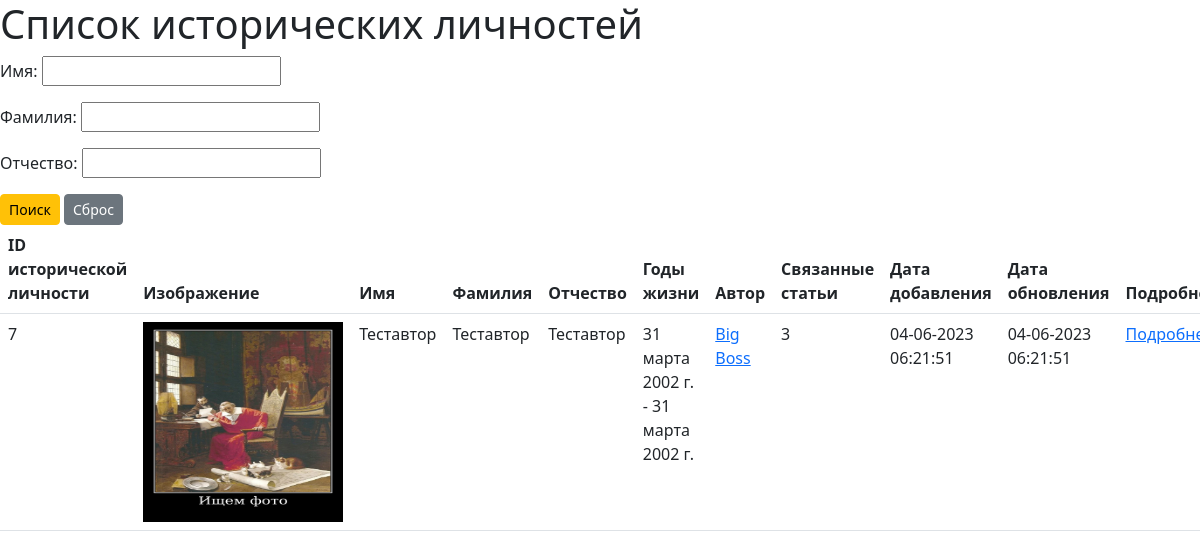
The app's page /persons/ with its own data.
### core/models.py (models this page shows, shortened)
class Person(models.Model):
    surname = models.CharField(max_length=255, verbose_name='Фамилия', )
    name = models.CharField(max_length=255, verbose_name='Имя', )
    patronymic = models.CharField(max_length=255, verbose_name='Отчество', blank=True, )
    birthday = models.DateField(verbose_name='Дата рождения', null=True, )
    deathday = models.DateField(verbose_name='Дата смерти', blank=True, null=True)
    photo = models.ImageField(upload_to='photos/%Y/%m/%d/', verbose_name='Фотография личности', blank=True, )
    bio = models.TextField(verbose_name='Текст биографии', blank=True, )
    time_publish = models.DateTimeField(auto_now_add=True, verbose_name='Дата публикации', null=True, )
    time_update = models.DateTimeField(auto_now=True, verbose_name='Дата обновления', null=True, )
    author = models.ForeignKey("Profile", on_delete=models.CASCADE, verbose_name='Автор личности',
                               related_name='person_profiles', null=True)
    class Meta:
        ordering = ["surname"]
        verbose_name = "Историческая личность"

class Profile(models.Model):
    user = models.OneToOneField(User, on_delete=models.CASCADE, null=True, verbose_name='Пользователь', )
    nickname = models.CharField(max_length=255, verbose_name='Никнейм профиля', blank=True, )
    status = models.TextField(verbose_name='Статус профиля', blank=True, )
    profile_photo = models.ImageField(upload_to='photos/profile_pic/%Y/%m/%d/', verbose_name='Фото профиля', blank=True,
                                      null=True, )
    def __str__(self):
        return f"{self.nickname}"
    class Meta:
        verbose_name = "Профиль"

### core/views.py (the view)
# urls.py: path('persons/', views.PersonList.as_view(), name='persons'),
class PersonList(TitleMixin, ListView):
    model = models.Person
    template_name = 'core/person_list.html'
    context_object_name = 'persons'
    title = 'Список личностей'
    def get_filters(self):
        return filters.PersonSearch(self.request.GET)
    def get_queryset(self):
        return self.get_filters().qs
    def get_context_data(self, **kwargs):
        context = super().get_context_data(**kwargs)
        context['filter'] = self.get_filters()
        return context

### core/datatools/index.py (called while the page is built)
    def get_title(self):
        return self.title

    def get_context_data(self, **kwargs):
        context = super().get_context_data(**kwargs)
        context["title"] = self.get_title()
        return context

### core/templates/core/person_list.html (shortened to what this page needs)
{% extends 'core/base.html' %}
{% load static %}
{% block content %}
        <h1>Список исторических личностей</h1>
        <form method="GET">
            {{ filter.form.as_p }}
            <button class="btn btn-warning btn-sm" type="submit" role="button">Поиск</button>
            <a class="btn btn-secondary btn-sm" href="{% url 'core:persons' %}" role="button">Сброс</a>
        </form>
        <table class="table">
            <thead>
            <tr>
                <th scope="col">ID исторической личности</th>
                <th scope="col">Изображение</th>
                <th scope="col">Имя</th>
                <th scope="col">Фамилия</th>
                <th scope="col">Отчество</th>
                <th scope="col">Годы жизни</th>
                <th scope="col">Автор</th>
                <th scope="col">Связанные статьи</th>
                <th scope="col">Дата добавления</th>
                <th scope="col">Дата обновления</th>
                <th scope="col">Подробнее</th>
            </tr>
            </thead>
            {% for person in persons %}
                <tbody>
                <tr>
                    <td>{{ person.pk }}</td>
                    {% if person.photo.url != Null %}
                        <td><img src="{{ person.photo.url }}" class="img-thumbnail" width="200" height="200">
                        </td>
                    {% else %}
                        <td><img src="{% static 'core/images/findphoto.png' %}" width="200" height="200"></td>
                    {% endif %}
                    <td>{{ person.name.title }}</td>
                    <td>{{ person.surname.title }}</td>
                    <td>{{ person.patronymic.title }}</td>
                    <td>{{ person.birthday }} - {{ person.deathday }}</td>
                    <td><a href="{% url 'core:user_profile' person.author.pk %}"
                           role="button"> {{ person.author }}</a></td>
                    <td>{% if person.persons.all %}
                        {{ person.persons.all.count }}
                    {% else %}
                        Связанных статей нет
                    {% endif %}</td>
                    <td>{{ person.time_publish|date:"d-m-Y H:i:s" }}</td>
                    <td>{{ person.time_update|date:"d-m-Y H:i:s" }}</td>
                    <td><a href="{% url 'core:person_detail' person.pk %}" role="button">Подробнее</a></td>
                </tr>
                </tbody>
            {% empty %}
                <h3>Список пуст</h3>
            {% endfor %}
        </table>
{% endblock %}

### core/templates/core/base.html (shortened to what this page needs)
{% load static %}
<!doctype html>
<html lang="en">
<head>
    <link href="https://cdn.jsdelivr.net/npm/bootstrap@5.3.0-alpha3/dist/css/bootstrap.min.css" rel="stylesheet"
>
</head>
<body>
{% block content %}
{% endblock %}
</body>
</html>

### records on screen
Person: pk "7", name "Теставтор", surname "Теставтор", patronymic "Теставтор", birthday "31 марта 2002 г.", deathday "31 марта 2002 г.", author "Big Boss", persons.all.count "3", time_publish "04-06-2023 06:21:51", time_update "04-06-2023 06:21:51"
